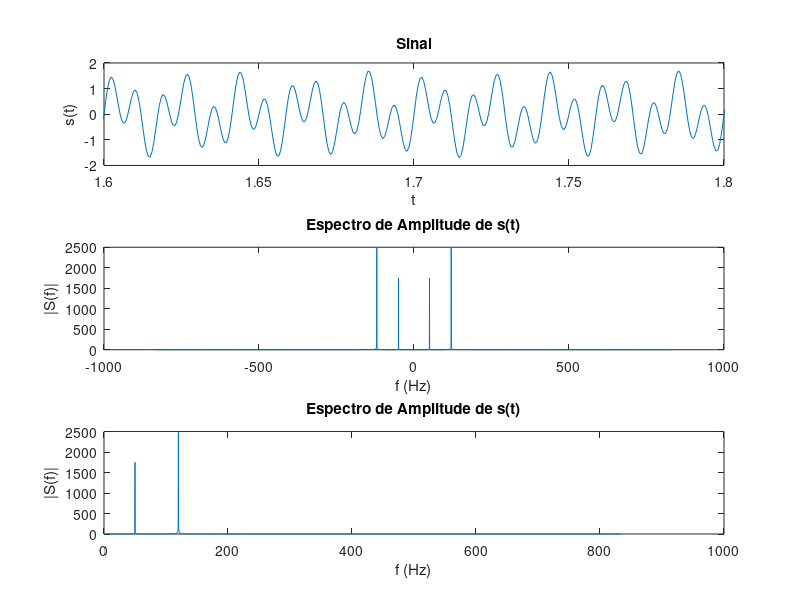

MATLAB code to generate this figure:
clear all
close all

tmin = 0;
tmax = 3;
L = 5000; %pontos
Ts=(tmax-tmin)/L;
Fs=1/Ts;
t=linspace(tmin,tmax,L);
s = 0.7*sin(2*pi*50*t) + sin(2*pi*120*t);
subplot(3,1,1),plot(t,s);axis([1.6 1.8 -2 2]);
title('Sinal')
xlabel('t')
ylabel('s(t)')
S = fft(s);
S = abs(S);
S=fftshift(S);
freq = Fs*(-(L/2):(L/2)-1)/L;
subplot(3,1,2),plot(freq,S)
title('Espectro de Amplitude de s(t)')
xlabel('f (Hz)')
ylabel('|S(f)|')
Sp=S(floor(L/2)+1:L);
freq = freq(floor(L/2)+1:L);
subplot(3,1,3),plot(freq,Sp)
title('Espectro de Amplitude de s(t)')
xlabel('f (Hz)')
ylabel('|S(f)|')
